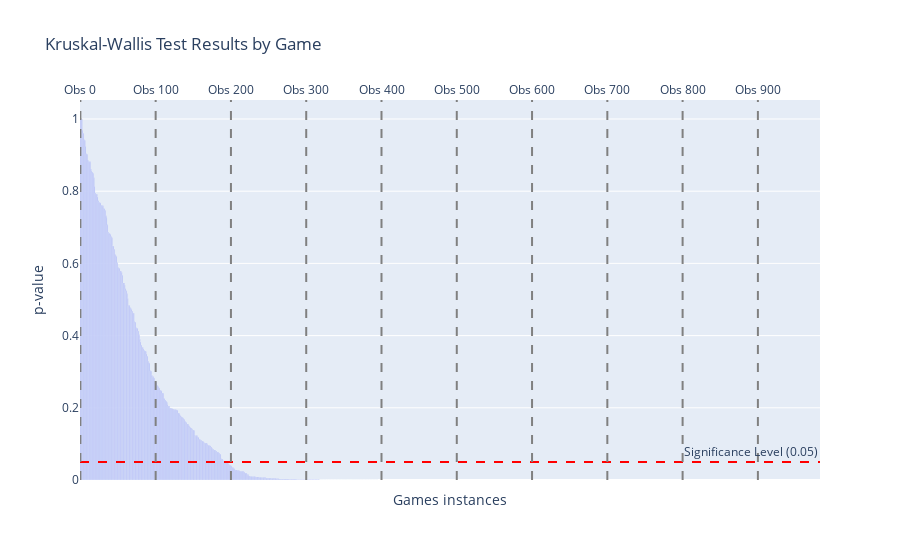

Notebook cell for this chart:
### Markdown cell above
From the plot there is a distribution of score values based on price for each game. Notice how score is stacked for different prices in two first cases, but in the third one score seems to be lower for greater price. To examine how significant is this distinction of price/score pairs for any game, we use - again, correlation.

### Code cell
import logging

# logging.basicConfig(level=logging.INFO, format='%(asctime)s - %(levelname)s - %(message)s')

def kruskal_wallis_test_by_game(df, game_col='game', price_col='price', score_col='score'):
    results = []
    games = df[game_col].unique()
    for game in games:
        game_data = df[df[game_col] == game]
        price_categories = game_data.groupby(price_col)[score_col].apply(list)
        
        if len(price_categories) >= 2:
            try:
                stat, p_value = kruskal(*price_categories)
                results.append({'game': game, 'p_value': p_value})
            except Exception as e:
                # logging.error(f"Ошибка в игре {game}: {e}")
                # logging.error(f"Категории цен {game}: {price_categories}")
                results.append({'game': game, 'p_value': np.nan})
        else:
            results.append({'game': game, 'p_value': np.nan})
    
    return pd.DataFrame(results)


results = kruskal_wallis_test_by_game(df_all)
results = results.sort_values(by='p_value', ascending=False)

fig = px.bar(
    results,
    x='game',
    y='p_value',
    title='Kruskal-Wallis Test Results by Game',
    labels={'p_value': 'p-value', 'game': 'Game'},
    text='p_value',
    hover_data={'game': True}
)
fig.add_hline(y=0.05, line_dash="dash", line_color="red", annotation_text="Significance Level (0.05)")
fig.update_xaxes(range=[-0.5, len(results) - 0.5])

# fig.update_traces(texttemplate='%{text:.3f}', textposition='outside')
fig.update_xaxes(
    tickvals=[], 
    ticktext=[],  
    title_text='Games instances'
)
for x in range(0, len(results), 100):
    fig.add_vline(
        x=x,
        line_dash="dash",
        line_color="grey",
        annotation_text=f"Obs {x}",
        annotation_position="top",
    )

fig.show()

### Figure 1 — Plotly figure (JSON) as saved in the notebook; plotly's stock layout.template omitted (floating-point values rounded to 4 significant figures; data arrays with more than 128 entries replaced by an {"elided": "..."} marker saying what was removed)
{"data": [{"hovertemplate": "Game=%{x}<br>p-value=%{text}<extra></extra>", "legendgroup": "", "marker": {"color": "#636efa", "pattern": {"shape": ""}}, "name": "", "orientation": "v", "showlegend": false, "text": {"elided": "983 float values"}, "textposition": "auto", "type": "bar", "x": {"elided": "983 str values"}, "xaxis": "x", "y": {"elided": "983 float values"}, "yaxis": "y"}], "layout": {"annotations": [{"showarrow": false, "text": "Significance Level (0.05)", "x": 1, "xanchor": "right", "xref": "x domain", "y": 0.05, "yanchor": "bottom", "yref": "y"}, {"showarrow": false, "text": "Obs 0", "x": 0, "xanchor": "center", "xref": "x", "y": 1, "yanchor": "bottom", "yref": "y domain"}, {"showarrow": false, "text": "Obs 100", "x": 100, "xanchor": "center", "xref": "x", "y": 1, "yanchor": "bottom", "yref": "y domain"}, {"showarrow": false, "text": "Obs 200", "x": 200, "xanchor": "center", "xref": "x", "y": 1, "yanchor": "bottom", "yref": "y domain"}, {"showarrow": false, "text": "Obs 300", "x": 300, "xanchor": "center", "xref": "x", "y": 1, "yanchor": "bottom", "yref": "y domain"}, {"showarrow": false, "text": "Obs 400", "x": 400, "xanchor": "center", "xref": "x", "y": 1, "yanchor": "bottom", "yref": "y domain"}, {"showarrow": false, "text": "Obs 500", "x": 500, "xanchor": "center", "xref": "x", "y": 1, "yanchor": "bottom", "yref": "y domain"}, {"showarrow": false, "text": "Obs 600", "x": 600, "xanchor": "center", "xref": "x", "y": 1, "yanchor": "bottom", "yref": "y domain"}, {"showarrow": false, "text": "Obs 700", "x": 700, "xanchor": "center", "xref": "x", "y": 1, "yanchor": "bottom", "yref": "y domain"}, {"showarrow": false, "text": "Obs 800", "x": 800, "xanchor": "center", "xref": "x", "y": 1, "yanchor": "bottom", "yref": "y domain"}, {"showarrow": false, "text": "Obs 900", "x": 900, "xanchor": "center", "xref": "x", "y": 1, "yanchor": "bottom", "yref": "y domain"}], "barmode": "relative", "legend": {"tracegroupgap": 0}, "shapes": [{"line": {"color": "red", "dash": "dash"}, "type": "line", "x0": 0, "x1": 1, "xref": "x domain", "y0": 0.05, "y1": 0.05, "yref": "y"}, {"line": {"color": "grey", "dash": "dash"}, "type": "line", "x0": 0, "x1": 0, "xref": "x", "y0": 0, "y1": 1, "yref": "y domain"}, {"line": {"color": "grey", "dash": "dash"}, "type": "line", "x0": 100, "x1": 100, "xref": "x", "y0": 0, "y1": 1, "yref": "y domain"}, {"line": {"color": "grey", "dash": "dash"}, "type": "line", "x0": 200, "x1": 200, "xref": "x", "y0": 0, "y1": 1, "yref": "y domain"}, {"line": {"color": "grey", "dash": "dash"}, "type": "line", "x0": 300, "x1": 300, "xref": "x", "y0": 0, "y1": 1, "yref": "y domain"}, {"line": {"color": "grey", "dash": "dash"}, "type": "line", "x0": 400, "x1": 400, "xref": "x", "y0": 0, "y1": 1, "yref": "y domain"}, {"line": {"color": "grey", "dash": "dash"}, "type": "line", "x0": 500, "x1": 500, "xref": "x", "y0": 0, "y1": 1, "yref": "y domain"}, {"line": {"color": "grey", "dash": "dash"}, "type": "line", "x0": 600, "x1": 600, "xref": "x", "y0": 0, "y1": 1, "yref": "y domain"}, {"line": {"color": "grey", "dash": "dash"}, "type": "line", "x0": 700, "x1": 700, "xref": "x", "y0": 0, "y1": 1, "yref": "y domain"}, {"line": {"color": "grey", "dash": "dash"}, "type": "line", "x0": 800, "x1": 800, "xref": "x", "y0": 0, "y1": 1, "yref": "y domain"}, {"line": {"color": "grey", "dash": "dash"}, "type": "line", "x0": 900, "x1": 900, "xref": "x", "y0": 0, "y1": 1, "yref": "y domain"}], "title": {"text": "Kruskal-Wallis Test Results by Game"}, "xaxis": {"anchor": "y", "domain": [0, 1], "range": [-0.5, 982.5], "ticktext": [], "tickvals": [], "title": {"text": "Games instances"}}, "yaxis": {"anchor": "x", "domain": [0, 1], "title": {"text": "p-value"}}}}
